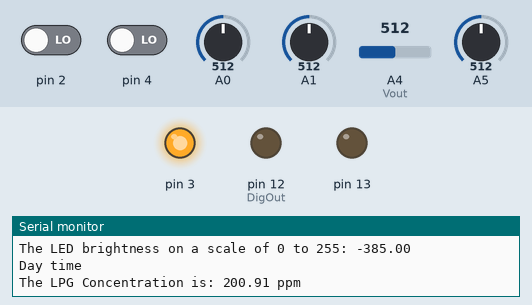
Bench run of a sketch on a simulated Arduino Uno, built with avr-gcc and run on an emulated ATmega328P. Shown: output pins drawn as LEDs (lit = HIGH), the last lines printed to the serial monitor. The test bench sets the inputs (shaded band); at power-on: A0 = 512, A5 = 512, pin 2 LOW, pin 4 LOW, A1 = 512, A4 (Vout) = 512.

Above: at 1.2 s.
1.3 s: A0 set to 184
2.8 s: A0 set to 171
At 4.3 s:
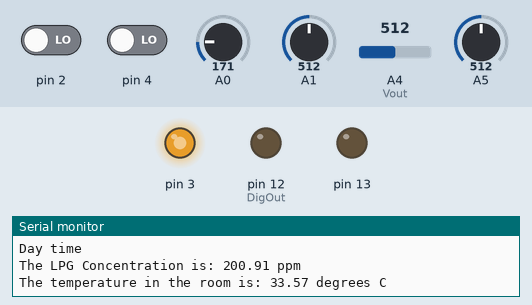
4.6 s: A5 set to 198
7.6 s: A5 set to 173
At 9.0 s:
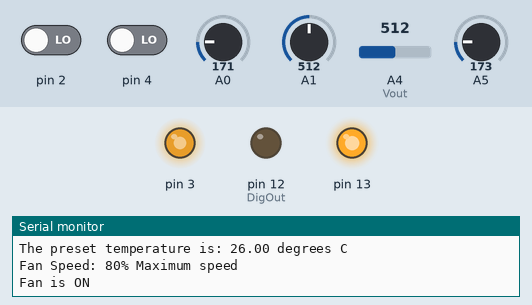
9.3 s: pin 2 driven HIGH
At 10.4 s:
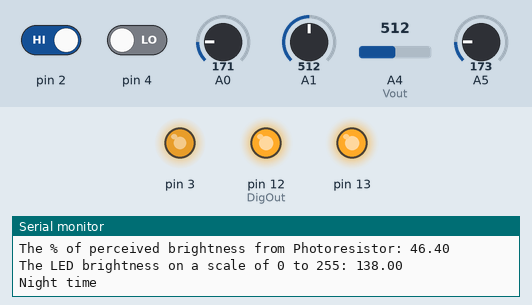
11.0 s: A0 set to 40
At 11.7 s:
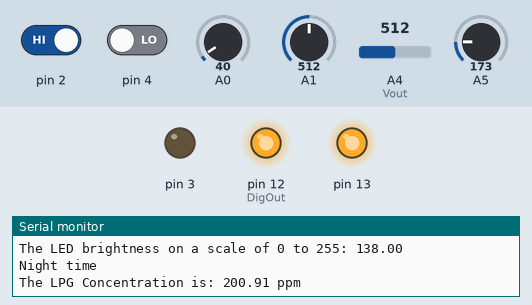
Timing chart, 0 to 13.6 s (numbered marks = the images above; inputs shaded):
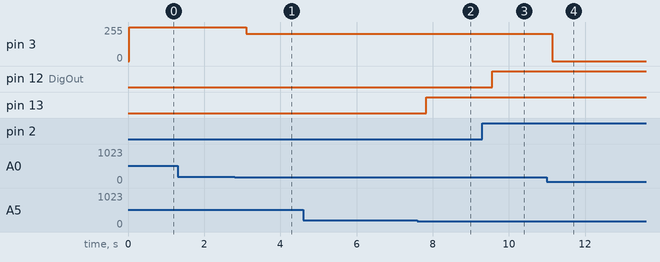

The sketch:

Code.ino
```cpp
//tinkercad link
//https://www.tinkercad.com/things/kRljL3rjznO-fantabulous-wolt/editel?sharecode=jMx4-ypADRcdr60-c69hRGRCwox0KbcSfh2cm9WbPdc
int Vout=A4;
float Rs;
float ppm;
float power;
int DigIn1 = 4;
int DigIn2 = 2;
int DigOut = 12;

void setup()
{
  Serial.begin(9600);
  pinMode (A0,INPUT);
  pinMode (A1,INPUT);
  pinMode (A4,INPUT);
  pinMode (A5,INPUT);
  pinMode(2, INPUT);
  pinMode(3,OUTPUT);
  pinMode(4, INPUT);
  pinMode(12, OUTPUT);
  pinMode (13, OUTPUT);
}

void loop()
{
  //A
  // analog read gives 102 for zero and 358 for 125 degrees
  //considering other tempertures and their respective output
  //allows for regression
  //the result attained is below
  float temp=(-49.7713706+(3723.0/7639.0)*analogRead(A0));
  //using linear regression
  //or from data sheet
  //float temp=((5000.0*analogRead(A0)/1023.0)-500.0)/10.0;
  Serial.print("The temperature in the room is: ");
  Serial.print(temp);
  Serial.println(" degrees C");

  //B
  float preset=((analogRead(A1)/1023.0)*4.0+24);// scaling to 24-28
  float lower=preset-1.0;
  float upper=preset+1.0;
  // using pwm to control switch opening and closure
  //errors may be encountered
  Serial.print("The preset temperature is: ");
  Serial.print(preset);
  Serial.println(" degrees C");
    if (temp<lower){
     power=0;
    analogWrite(3,0);
    }
  else if (temp<=30 && temp>=upper){
      power=0.3;
      analogWrite(3,power*255);
      Serial.println("Fan Speed: 30% Maximum speed");
  }else if (temp>30 && temp<=32){
      power=0.6;
      analogWrite(3,power*255);
      Serial.println("Fan Speed: 60% Maximum speed");
  }else if (temp>32 && temp<=34){
      power=0.8;
      analogWrite(3,power*255);
      Serial.println("Fan Speed: 80% Maximum speed");
  }else if(temp>34){
      power=1;
      analogWrite(3,power*255);
      Serial.println("Fan Speed: 100% Maximum speed");
  }
  if (power==0){
    Serial.println("Fan is OFF");
  }else if(power!=0 && temp<upper){
    Serial.println("Fan Speed: 30% Maximum speed");
    Serial.println("Fan is ON");
  }else{
    Serial.println("Fan is ON");
  }
//C
// We changed our code in the overall circuit, since the former was working
// on the PIR when tested individually, but not in the wholeSmart Home project.
 int  PIRstate;
 int Buttonstate;
 PIRstate=digitalRead(2);
 Buttonstate=digitalRead(4);
 if (PIRstate==HIGH)
 {
   Serial.println("Movement detected!");
   digitalWrite(DigOut,HIGH);
  //keep LED on until button pressed
  //Please note that for the Button to work, onw has top hold for a second.
  }
   if (Buttonstate==HIGH)
  digitalWrite(DigOut,LOW);


//D
float photoR;
float brightness=0;
float outputLED=0;

photoR = analogRead(A5);
brightness = 0.0006575*(photoR*photoR)+0.1561*(photoR)-0.2837;
// polynomial approximation from MATLAB
// Brightness ranging from 0 to 100


Serial.print("The % of perceived brightness from Photoresistor: ");
Serial.println(brightness);

outputLED = map(brightness,0,100,255,0);
Serial.print("The LED brightness on a scale of 0 to 255: ");
  Serial.println(outputLED);
  if (brightness>=50){
    Serial.println("Day time");
 } else{
      Serial.println("Night time");
}
// Led values from 0 to 255
// We started with 255 in line 22 since we are looking for inverse
// relation between brightness perceived and brightness of LED.
analogWrite(13,outputLED);
//E
 Rs=((11.0*1023.0/analogRead(Vout))-11.0);
 ppm=pow(10,(log10(Rs/5.5)-1.292030)/(-0.430677));
 Serial.print("The LPG Concentration is: ");
 Serial.print(ppm);
 Serial.println(" ppm");
 Serial.println();
}
```

Measured:
- the behaviour switches between 172 and 171 on A0 (found by bisection; images 0 and 1)
- the behaviour switches between 185 and 184 on A5 (found by bisection; images 1 and 2)
- after the input at 2.8 s, pin 3: 255/255 → 204/255 after 0.30 s
- after the input at 7.6 s, pin 13: LOW → HIGH after 0.24 s
- after the input at 9.3 s, pin 12 (DigOut): LOW → HIGH after 0.27 s
- after the input at 11.0 s, pin 3: 204/255 → 0/255 after 0.14 s
